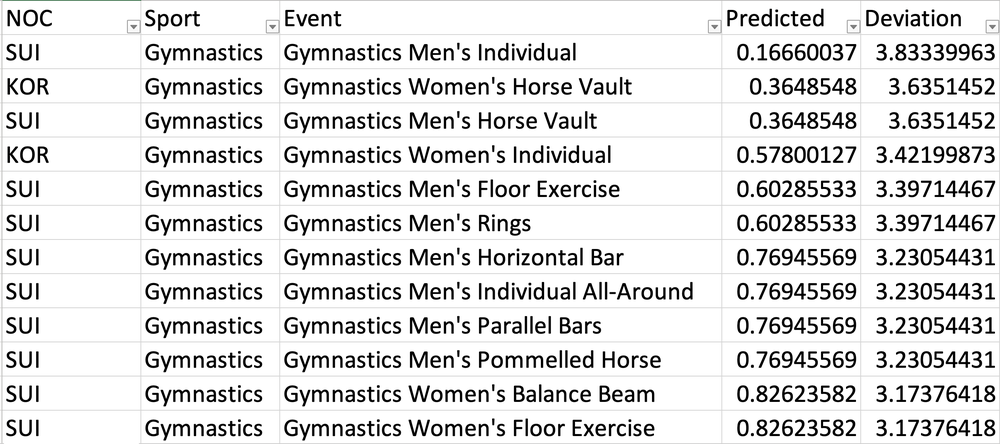
#> input picture MCM2025_code/Screenshot 2025-01-27 at 16.18.19.png, 1000 x 444 px, shrunk from 2520 x 1118 before the run
$ python vis.py
#> lines starting #> are read from the running program, lines starting #| are printed output that depends on the picture
from PIL import Image, ImageFilter
import numpy as np

# 打开图片
image_path = "Screenshot 2025-01-27 at 16.18.19.png"
img = Image.open(image_path)
#> img is the input picture: PIL image 1000x444 RGBA; mean R, G, B, A 224.4, 224.4, 224.4, 255

# 转换为 NumPy 数组
img_array = np.array(img)

# 获取图片尺寸
height, width, channels = img_array.shape
#> height = 444; width = 1000; channels = 4

# 创建一个从中心线开始的渐变遮罩
gradient_height = height // 2  # 从中心线到底部的高度
#> gradient_height = 222
gradient = np.linspace(0, 1, gradient_height)  # 渐变从 0 到 1
#> gradient = 222 values from 0 to 1
gradient = np.concatenate((np.zeros(height - gradient_height), gradient))[:, None]  # 顶部区域保持 0
#> gradient = 444 values from 0 to 1

# 扩展遮罩到图片宽度
mask = np.repeat(gradient, width, axis=1)

# 如果图片有 Alpha 通道，扩展 mask 到 4 个通道
if channels == 4:
    mask = np.repeat(mask[:, :, None], 4, axis=2)
else:
    mask = np.repeat(mask[:, :, None], 3, axis=2)

# 模糊整张图片
blurred_img = img.filter(ImageFilter.GaussianBlur(radius=15))
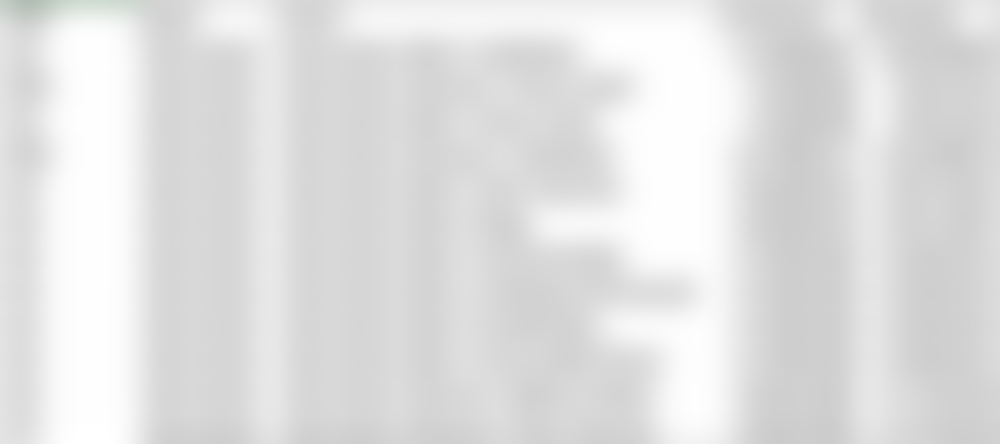
#> blurred_img: PIL image 1000x444 RGBA; mean R, G, B, A 223.9, 224, 223.9, 255
blurred_array = np.array(blurred_img)

# 应用渐变模糊（线性插值）
result_array = img_array * (1 - mask) + blurred_array * mask
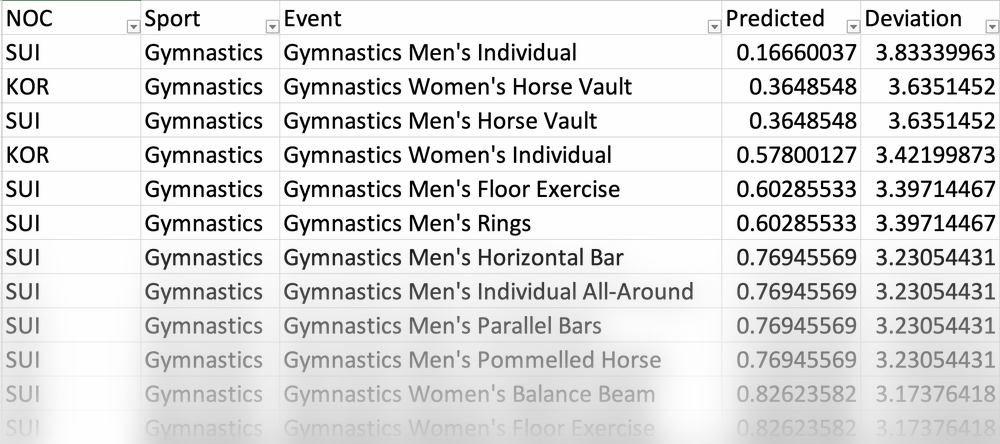
#> result_array: shape (444, 1000, 4) float64; mean R, G, B, A 224.3, 224.4, 224.3, 255; transparent parts drawn white
result_array = result_array.astype(np.uint8)

# 转回 Pillow 图像
result_img = Image.fromarray(result_array)

# 保存结果
result_img.save("output_gradient_blur_center.png")
result_img.show()
